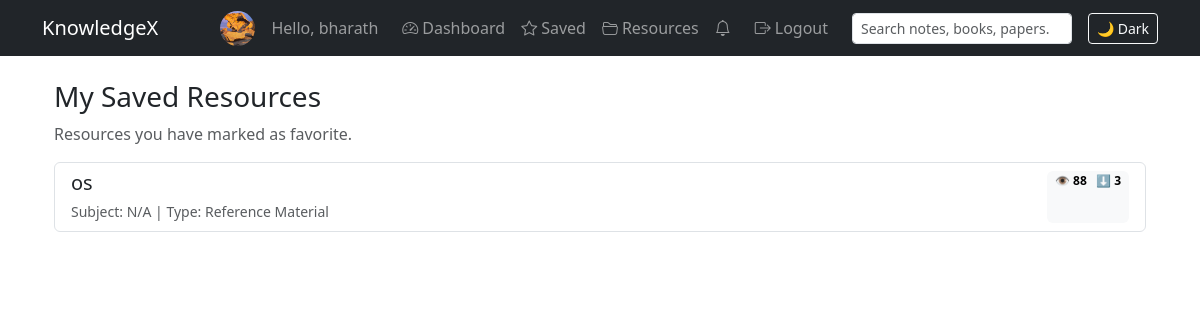
/resources/favorites/ (signed in), run on the app's committed database.
### accounts/models.py (models this page shows, shortened)
class Profile(models.Model):
    user = models.OneToOneField(
        User,
        on_delete=models.CASCADE,
        related_name="profile"
    )
    full_name = models.CharField(max_length=150, blank=True)
    college = models.CharField(max_length=150, blank=True)
    branch = models.CharField(max_length=150, blank=True)
    bio = models.TextField(blank=True)
    github = models.URLField(blank=True)
    linkedin = models.URLField(blank=True)
    website_url = models.URLField(blank=True)
    location = models.CharField(max_length=150, blank=True)
    picture = models.ImageField(
        upload_to="profiles/",
        blank=True,
        null=True,
    )
    login_streak = models.PositiveIntegerField(default=0)
    longest_streak = models.PositiveIntegerField(default=0)
    last_login_date = models.DateField(null=True, blank=True)
    email_verified = models.BooleanField(default=False)
    email_verified_at = models.DateTimeField(null=True, blank=True)
    created_at = models.DateTimeField(auto_now_add=True)
    updated_at = models.DateTimeField(auto_now=True)

### resources/models.py (models this page shows, shortened)
class Resource(models.Model):
    owner = models.ForeignKey(
        User,
        on_delete=models.CASCADE,
        related_name="resources",
    )
    title = models.CharField(max_length=200)
    description = models.TextField(blank=True)
    subject = models.ForeignKey(
        Subject,
        on_delete=models.SET_NULL,
        null=True,
        blank=True,
        related_name="resources",
    )
    semester = models.PositiveSmallIntegerField(
        choices=SEMESTER_CHOICES,
        blank=True,
        null=True,
    )
    resource_type = models.CharField(
        max_length=20,
        choices=RESOURCE_TYPE_CHOICES,
        default="NOTES",
    )
    file = models.FileField(
        upload_to="uploads/resources/",
        validators=[
            FileExtensionValidator(
                allowed_extensions=[
                    "pdf",
                    "jpg",
                    "jpeg",
                    "png",
                    "docx",
                    "zip",
                    "ppt",
                    "pptx",
                ]
            )
        ],
    )
    created_at = models.DateTimeField(auto_now_add=True)
    download_count = models.PositiveIntegerField(default=0)
    view_count = models.PositiveIntegerField(default=0)
    is_public = models.BooleanField(default=True)
    verification_status = models.CharField(
        max_length=10,
        choices=VERIFICATION_STATUS_CHOICES,
        default="PENDING",
    )
    verified_by = models.ForeignKey(
        User,
        null=True,
        blank=True,
        on_delete=models.SET_NULL,
        related_name="verified_resources",
    )
    verified_at = models.DateTimeField(null=True, blank=True)
    verification_note = models.TextField(blank=True)
    auto_summary = models.TextField(blank=True)
    auto_questions = models.TextField(
        blank=True,
        help_text="AI-generated Important Questions (one per line).",
    )
    auto_diagram_notes = models.TextField(
        blank=True,
        help_text="AI-generated diagram / explanation notes.",
    )

### resources/views.py (the view)
# urls.py: path("favorites/", views.my_favorites, name="my_favorites"),
@login_required
def my_favorites(request):
    favorites = Favorite.objects.filter(user=request.user).select_related(
        "resource", "resource__subject"
    )
    resources = [f.resource for f in favorites]
    return render(
        request,
        "resources/my_favorites.html",
        {
            "resources": resources,
            "resource_type_choices": RESOURCE_TYPE_CHOICES,
        },
    )

### resources/context_processors.py (called while the page is built)
def notifications_count(request):
    if request.user.is_authenticated:
        count = Notification.objects.filter(user=request.user, is_read=False).count()
    else:
        count = 0
    return {"unread_notifications_count": count}

### resources/templates/resources/my_favorites.html
{% extends 'base.html' %}
{% block content %}
<div class="container mt-4">
  <h3>My Saved Resources</h3>
  <p class="text-muted">Resources you have marked as favorite.</p>
  {% if resources %}
    <div class="list-group mt-3">
      {% for res in resources %}
        <a href="{% url 'resource_detail' res.pk %}" class="list-group-item list-group-item-action">
          <div class="d-flex w-100 justify-content-between">
            <div>
              <h5 class="mb-1">{{ res.title }}</h5>
              <small class="text-muted">
                Subject: {% if res.subject %}{{ res.subject }}{% else %}N/A{% endif %} |
                Type:
                {% for val, label in resource_type_choices %}
                  {% if val == res.resource_type %}{{ label }}{% endif %}
                {% endfor %}
              </small>
            </div>
            <span class="badge text-bg-light">
              👁 {{ res.view_count }} &nbsp; ⬇ {{ res.download_count }}
            </span>
          </div>
        </a>
      {% endfor %}
    </div>
  {% else %}
    <p class="text-muted mt-3">You haven’t saved any resources yet.</p>
  {% endif %}
</div>
{% endblock %}

### templates/base.html (shortened to what this page needs)
{% load static %}
<!DOCTYPE html>
<html>
<head>
    <link rel="stylesheet" href="https://cdn.jsdelivr.net/npm/bootstrap@5.3.2/dist/css/bootstrap.min.css">
    <link rel="stylesheet"
      href="https://cdn.jsdelivr.net/npm/bootstrap-icons@1.11.3/font/bootstrap-icons.css">
</head>
<body data-theme="light">
<nav class="navbar navbar-expand-lg navbar-dark bg-dark">
  <div class="container">
    <a class="navbar-brand" href="{% url 'home' %}">KnowledgeX</a>
    <div class="collapse navbar-collapse" id="navbarNav">
      <ul class="navbar-nav ms-auto align-items-center">
        {% if user.is_authenticated %}
          <li class="nav-item d-flex align-items-center me-2">
              <img src="{% if user.profile.picture %}{{ user.profile.picture.url }}{% else %}{% static 'default.png' %}{% endif %}"
                   alt="Avatar"
                   class="navbar-avatar">
              <a class="nav-link" href="{% url 'my_profile' %}">
                Hello, {{ user.username }}
              </a>
          </li>
          <li class="nav-item">
              <a class="nav-link" href="{% url 'dashboard' %}">
                <i class="bi bi-speedometer2 me-1"></i>Dashboard
              </a>
          </li>
<li class="nav-item">
    <a class="nav-link" href="{% url 'my_favorites' %}">
        <i class="bi bi-star me-1"></i>Saved
    </a>
</li>
<li class="nav-item">
    <a class="nav-link" href="{% url 'resource_list' %}">
        <i class="bi bi-folder2-open me-1"></i>Resources
    </a>
</li>
          <li class="nav-item dropdown me-2">
            <a class="nav-link position-relative" href="#" data-bs-toggle="dropdown">
              <i class="bi bi-bell"></i>
            </a>
          </li>
          <li class="nav-item">
              <a class="nav-link" href="{% url 'logout' %}">
                <i class="bi bi-box-arrow-right me-1"></i>Logout
              </a>
          </li>
        {% endif %}
      </ul>
      {% if user.is_authenticated %}
        <form class="d-flex ms-3 mt-2 mt-lg-0" method="get" action="{% url 'resource_list' %}">
          <input
            class="form-control form-control-sm"
            type="search"
            name="q"
            placeholder="Search notes, books, papers..."
            value="{{ request.GET.q|default:'' }}"
          >
        </form>
      {% endif %}
      <button id="themeToggle" class="btn btn-sm btn-outline-light ms-3 mt-2 mt-lg-0">
        🌙 Dark
      </button>
    </div>
  </div>
</nav>
<div class="container mt-4">
    {% block content %}
    {% endblock %}
</div>
</body>
</html>

### templates/base.html (style rules this page uses)
.navbar-avatar { width: 35px; height: 35px; border-radius: 50%; object-fit: cover; margin-right: 8px; }

### data on the page
Resource: title "os", shows "N/A", resource_type_choices "Reference Material", view_count "88", download_count "3"

### other printed values
{{ user.username }} "bharath"
